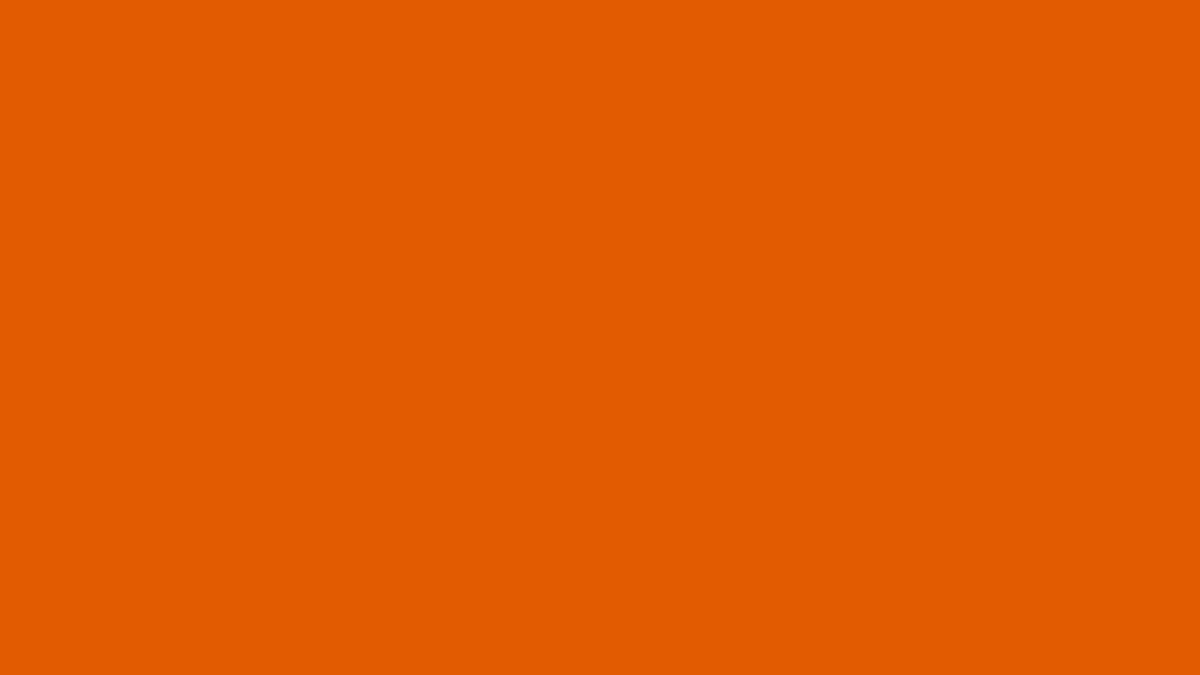
Frame 1 (no input)
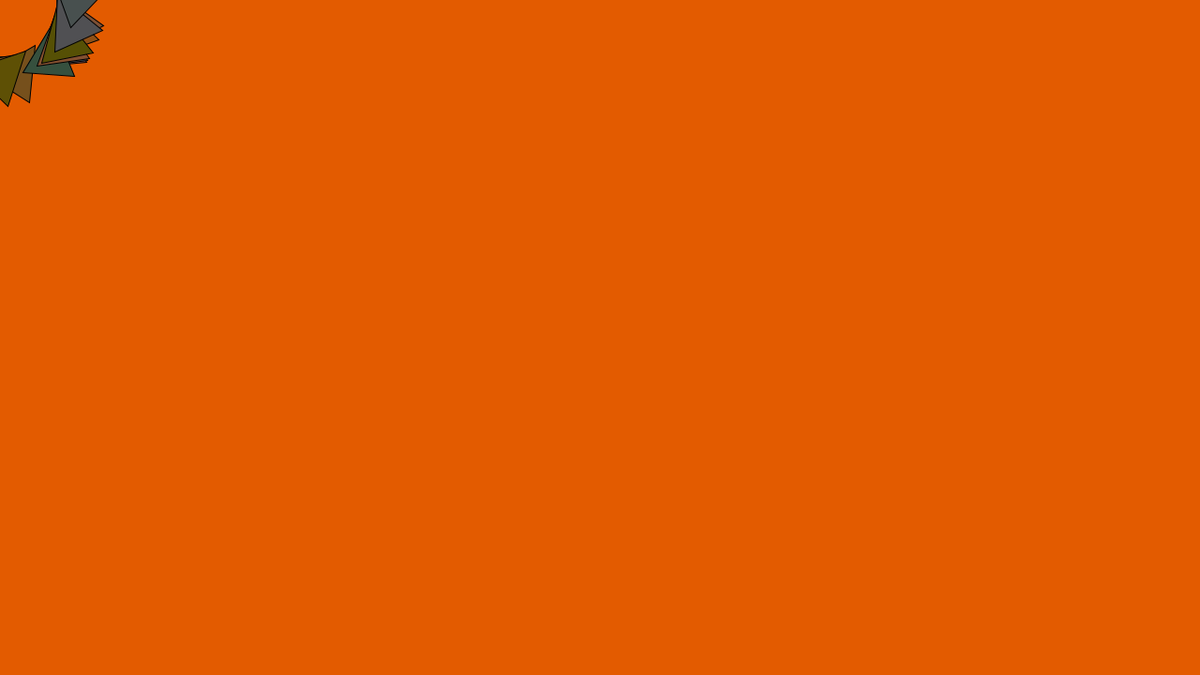
Frame 60 (the mouse pressed at the canvas centre just before this capture)
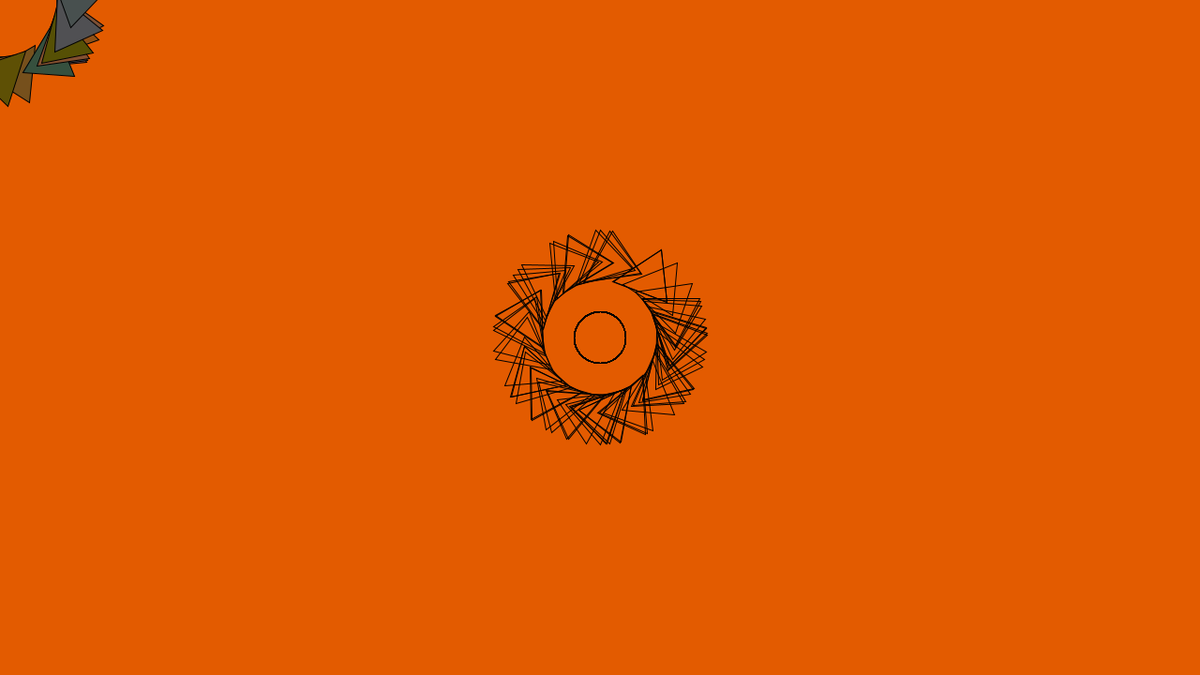
Frame 120 (the mouse held since frame 60 and released just before this capture)

The Processing sketch that drew these frames (run headless with seeded random() and noise(); from frame 60 on, the mouse is pressed at the canvas centre):

// Processing sketch: dia02
// ── dia02.pde
void setup() {
  size(1280,720);
  background(#E35B00);
}

void draw() {
  
  if(mousePressed) {
  
  fill(255,255,255, 0);
  ellipse(mouseX, mouseY, 55, 55);


} else{
  
  fill(random(40,180),80,random(100));
 
}
  
  translate(mouseX, mouseY);
  rotate(random(360));
  
  triangle(30, 75, 58, 20, 86, 75);


  
 
}
